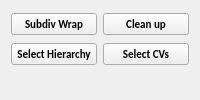
            <widget class="QWidget" name="yoshidaTab">
             <attribute name="title">
              <string>yoshida-y</string>
             </attribute>
             <layout class="QGridLayout" name="gridLayout_12">
              <item row="0" column="0">
               <layout class="QGridLayout" name="gridLayout_9">
                <item row="0" column="0">
                 <widget class="QPushButton" name="subdivWrapButton">
                  <property name="sizePolicy">
                   <sizepolicy hsizetype="Minimum" vsizetype="Fixed">
                    <horstretch>0</horstretch>
                    <verstretch>0</verstretch>
                   </sizepolicy>
                  </property>
                  <property name="font">
                   <font>
                    <family>Calibri</family>
                    <pointsize>8</pointsize>
                    <weight>75</weight>
                    <bold>true</bold>
                   </font>
                  </property>
                  <property name="text">
                   <string>Subdiv Wrap</string>
                  </property>
                  <property name="icon">
                   <iconset>
                    <normaloff>icons/wrap.png</normaloff>icons/wrap.png</iconset>
                  </property>
                 </widget>
                </item>
                <item row="0" column="1">
                 <widget class="QPushButton" name="cleanUpButton">
                  <property name="sizePolicy">
                   <sizepolicy hsizetype="Minimum" vsizetype="Fixed">
                    <horstretch>0</horstretch>
                    <verstretch>0</verstretch>
                   </sizepolicy>
                  </property>
                  <property name="font">
                   <font>
                    <family>Calibri</family>
                    <pointsize>8</pointsize>
                    <weight>75</weight>
                    <bold>true</bold>
                   </font>
                  </property>
                  <property name="text">
                   <string>Clean up</string>
                  </property>
                  <property name="icon">
                   <iconset>
                    <normaloff>icons/polyCleanup.png</normaloff>icons/polyCleanup.png</iconset>
                  </property>
                 </widget>
                </item>
                <item row="2" column="0">
                 <spacer name="horizontalSpacer_3">
                  <property name="orientation">
                   <enum>Qt::Horizontal</enum>
                  </property>
                  <property name="sizeHint" stdset="0">
                   <size>
                    <width>40</width>
                    <height>20</height>
                   </size>
                  </property>
                 </spacer>
                </item>
                <item row="2" column="1">
                 <spacer name="horizontalSpacer_4">
                  <property name="orientation">
                   <enum>Qt::Horizontal</enum>
                  </property>
                  <property name="sizeHint" stdset="0">
                   <size>
                    <width>40</width>
                    <height>20</height>
                   </size>
                  </property>
                 </spacer>
                </item>
                <item row="1" column="0">
                 <widget class="QPushButton" name="SHBTButton">
                  <property name="sizePolicy">
                   <sizepolicy hsizetype="Minimum" vsizetype="Fixed">
                    <horstretch>0</horstretch>
                    <verstretch>0</verstretch>
                   </sizepolicy>
                  </property>
                  <property name="font">
                   <font>
                    <family>Calibri</family>
                    <pointsize>8</pointsize>
                    <weight>75</weight>
                    <bold>true</bold>
                   </font>
                  </property>
                  <property name="text">
                   <string>Select Hierarchy</string>
                  </property>
                  <property name="icon">
                   <iconset>
                    <normaloff>icons/polyGrowSelection.png</normaloff>icons/polyGrowSelection.png</iconset>
                  </property>
                 </widget>
                </item>
                <item row="1" column="1">
                 <widget class="QPushButton" name="selectCVsButton">
                  <property name="sizePolicy">
                   <sizepolicy hsizetype="Minimum" vsizetype="Fixed">
                    <horstretch>0</horstretch>
                    <verstretch>0</verstretch>
                   </sizepolicy>
                  </property>
                  <property name="font">
                   <font>
                    <family>Calibri</family>
                    <pointsize>8</pointsize>
                    <weight>75</weight>
                    <bold>true</bold>
                   </font>
                  </property>
                  <property name="text">
                   <string>Select CVs</string>
                  </property>
                  <property name="icon">
                   <iconset>
                    <normaloff>icons/selectFirstCV.png</normaloff>icons/selectFirstCV.png</iconset>
                  </property>
                 </widget>
                </item>
               </layout>
              </item>
             </layout>
            </widget>
